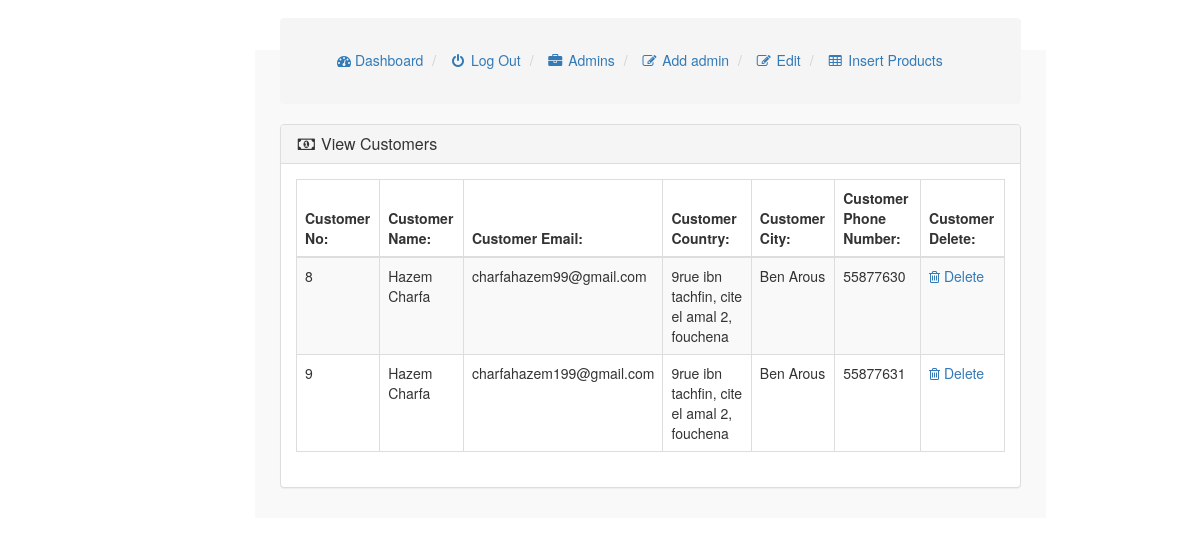
/admin/index.php?view_customers, run on the app's committed database.
### tables this page shows
CREATE TABLE `users` (
  `id` int(11) NOT NULL,
  `name` varchar(255) NOT NULL,
  `email` varchar(255) NOT NULL,
  `password` varchar(255) NOT NULL,
  `contact` varchar(255) NOT NULL,
  `city` varchar(255) NOT NULL,
  `address` varchar(255) NOT NULL
);

### admin/view_customers.php (the view, shortened to what this page needs)
<?php
require("../includes/common.php");
?>
<!DOCTYPE html>
<html lang="en">
<head>
</head>
<body style="margin-right: 11em;">
<div class="row" style="margin-top: -3em;">
<div class="col-lg-12">
<ol class="breadcrumb">
  <li class="active">
    <a href="dashboard.php">
    <i class="fa fa-dashboard" style="padding-left:3em; margin-top:2em; margin-bottom:2em;"></i> Dashboard
    </a>
  </li>
  <li class="active">
    <a href="logout.php">
    <i class="fa fa-fw fa-power-off"> </i> Log Out
    </a>
  </li>
    <li>
    <a href="view_users.php">
    <i class="fa fa-fw fa-briefcase"></i>
    Admins </a>
  </li>
  <li class="active">
    <a href="insert_user.php">
    <i class="fa fa-fw fa-edit"> </i> Add admin
    </a>
  </li>
  <li class="active">
    <a href="index.php?user_profile=<?php echo $admin_id; ?>">
    <i class="fa fa-fw fa-edit"></i> Edit
    </a>
  </li>
  <li>
    <a href="index.php?insert_product">
    <i class="fa fa-fw fa-table"></i>
    Insert Products </a>
  </li>
</ol>
</div>
</div>
<div class="row">
<div class="col-lg-12">
<div class="panel panel-default">
<div class="panel-heading">
<h3 class="panel-title">
<i class="fa fa-money fa-fw"></i> View Customers
</h3>
</div>
<div class="panel-body" >
<div class="table-responsive" >
<table class="table table-bordered table-hover table-striped" >
<thead>
<tr>
<th>Customer No:</th>
<th>Customer Name:</th>
<th>Customer Email:</th>
<th>Customer Country:</th>
<th>Customer City:</th>
<th>Customer Phone Number:</th>
<th>Customer Delete:</th>
</tr>
</thead>
<tbody>
<?php
$get_c = "select * from users";
$run_c = mysqli_query($con,$get_c);
while($row_c=mysqli_fetch_array($run_c)){
$c_id = $row_c['id'];
$c_name = $row_c['name'];
$c_email = $row_c['email'];
$c_country = $row_c['address'];
$c_city = $row_c['city'];
$c_contact = $row_c['contact'];
?>
<tr>
<td><?php echo $c_id; ?></td>
<td><?php echo $c_name; ?></td>
<td><?php echo $c_email; ?></td>
<td><?php echo $c_country; ?></td>
<td><?php echo $c_city; ?></td>
<td><?php echo $c_contact; ?></td>
<td>
<a href="index.php?customer_delete=<?php echo $c_id; ?>" >
<i class="fa fa-trash-o" ></i> Delete
</a>
</td>
</tr>
<?php } ?>
</tbody>
</table>
</div>
</div>
</div>
</div>
</div>
</body>
</html>

### admin/css/style.css (style rules this page uses)
body { margin-top:100px; }
@media (min-width: 768px) { body { margin-top:50px; } }
.panel-body { border-radius:5px; }

### data on the page
users: id "8", name "Hazem Charfa", email "charfahazem99@gmail.com", address "9rue ibn tachfin, cite el amal 2, fouchena", city "Ben Arous", contact "55877630"
users: id "9", name "Hazem Charfa", email "charfahazem199@gmail.com", address "9rue ibn tachfin, cite el amal 2, fouchena", city "Ben Arous", contact "55877631"
